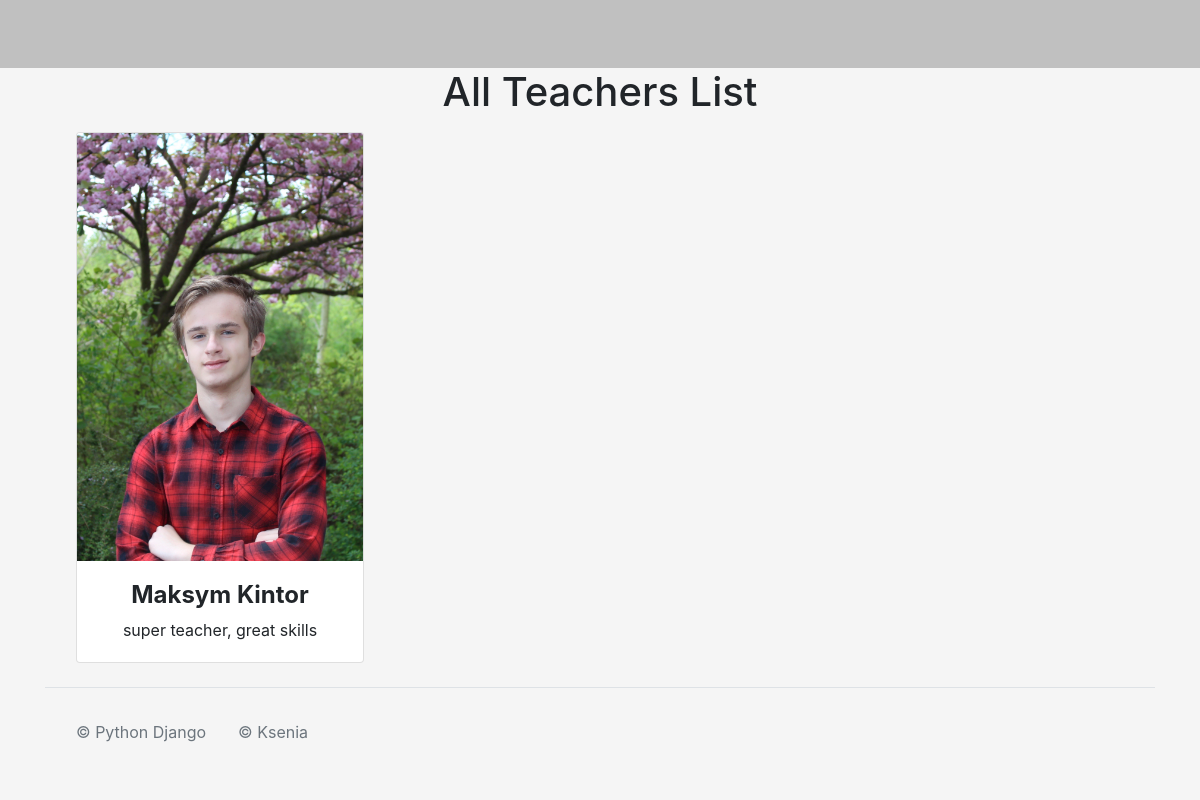
Before: /teachers/ with the older database file.
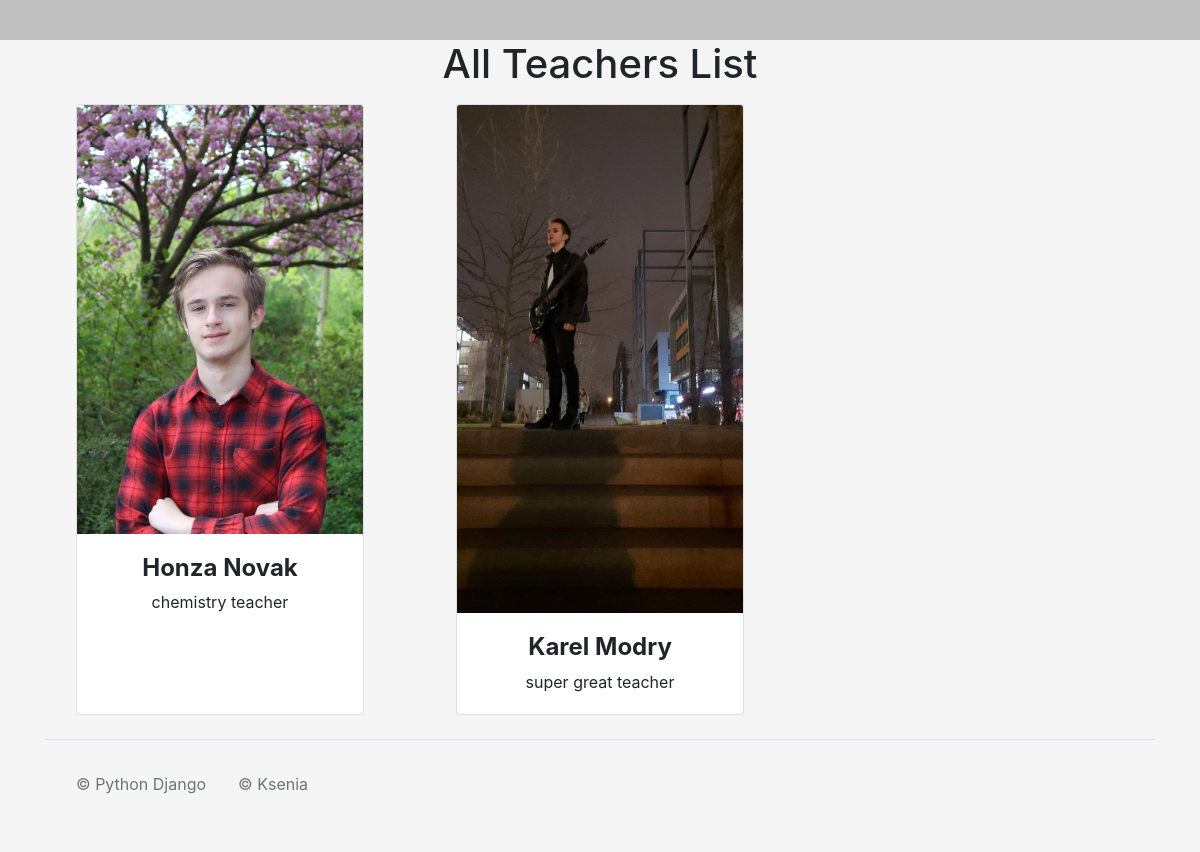
After: the same page with the newer database file.
### CoursesApp/models.py (models this page shows)
class Teacher(models.Model):
    Username = models.CharField(max_length=30, unique=True)
    Password = models.CharField(max_length=64)
    Name = models.CharField(max_length=60)
    Surname = models.CharField(max_length=60)
    Photo = models.ImageField(upload_to="images/", blank=True, null=True)
    Bio = models.CharField(max_length=200)

### CoursesApp/views.py (the view)
# urls.py: path("teachers/", views.Teachers, name="teachers"),
def Teachers(request):
    teachers = Teacher.objects.all()
    return render(request, "teachers.html", {"teachers": teachers})

### CoursesApp/templates/teachers.html (shortened to what this page needs)
{% load static %}
<!DOCTYPE html>
<html>
  <head>
    <link href="https://cdn.jsdelivr.net/npm/bootstrap@5.2.3/dist/css/bootstrap.min.css" rel="stylesheet" />
    <link rel="stylesheet" href="https://cdn.jsdelivr.net/npm/bootstrap@4.0.0/dist/css/bootstrap.min.css" />
    <link rel="stylesheet" type="text/css" href="{% static 'css/style.css' %}" />
    <link rel="stylesheet" href="https://cdnjs.cloudflare.com/ajax/libs/font-awesome/6.4.0/css/all.min.css" />
  </head>
  <body style="min-width: 450px; " class="d-flex flex-column min-vh-100">
    <nav class="navbar bg-body-tertiary d-flex justify-content-center" style="background-color: rgb(192, 192, 192); height: 100px;">
      <div style="position: relative; top: -2px; z-index: 1;">
      </div>
    </nav>
    <h1 style="align-self: center;">All Teachers List</h1>
    <div class="container mt-2">
      <div class="row g-2">
        {% for teacher in teachers %}
          <div class="col-xl-4 col-md-6 col-sm-12 text-center" style="display: flex; flex-direction: row; justify-content: center;">
            <div class="card" style="width: 18rem;">
              <a href="{% url 'teacher' teacher_id=teacher.id %}" style=" color: inherit;
              text-decoration: inherit;">
                <img class="card-img-top" src="{{ teacher.Photo.url }}" alt="Card image cap" />
                <div class="card-body">
                  <h4><strong>{{ teacher.Name }} {{ teacher.Surname }}</strong></h4>
                  <p class="card-text">{{ teacher.Bio }}</p>
                </div>
              </a>
            </div>
          </div>
        {% endfor %}
      </div>
    </div>
    <div class="container mt-auto" style=" bottom: 0; ">
      <footer class="d-flex flex-wrap justify-content-center justify-content-md-between align-items-center py-3 my-4 border-top">
        <div class="col-md-4 d-flex align-items-center">
          <span class="m-3 text-muted">© Python Django</span>
          <span class="m-3 text-muted">© Ksenia</span>
        </div>
      </footer>
    </div>
  </body>
</html>

### static/css/style.css (style rules this page uses)
html, body { height: 100%; }
body { margin: 0px; padding: 0px; background-color: #f5f5f5; }

Changed rows visible on the page:
removed Teacher: Photo (picture), Name "Maksym", Surname "Kintor", Bio "super teacher, great skills"
added Teacher: Photo (picture), Name "Honza", Surname "Novak", Bio "chemistry teacher"
added Teacher: Photo (picture), Name "Karel", Surname "Modry", Bio "super great teacher"
